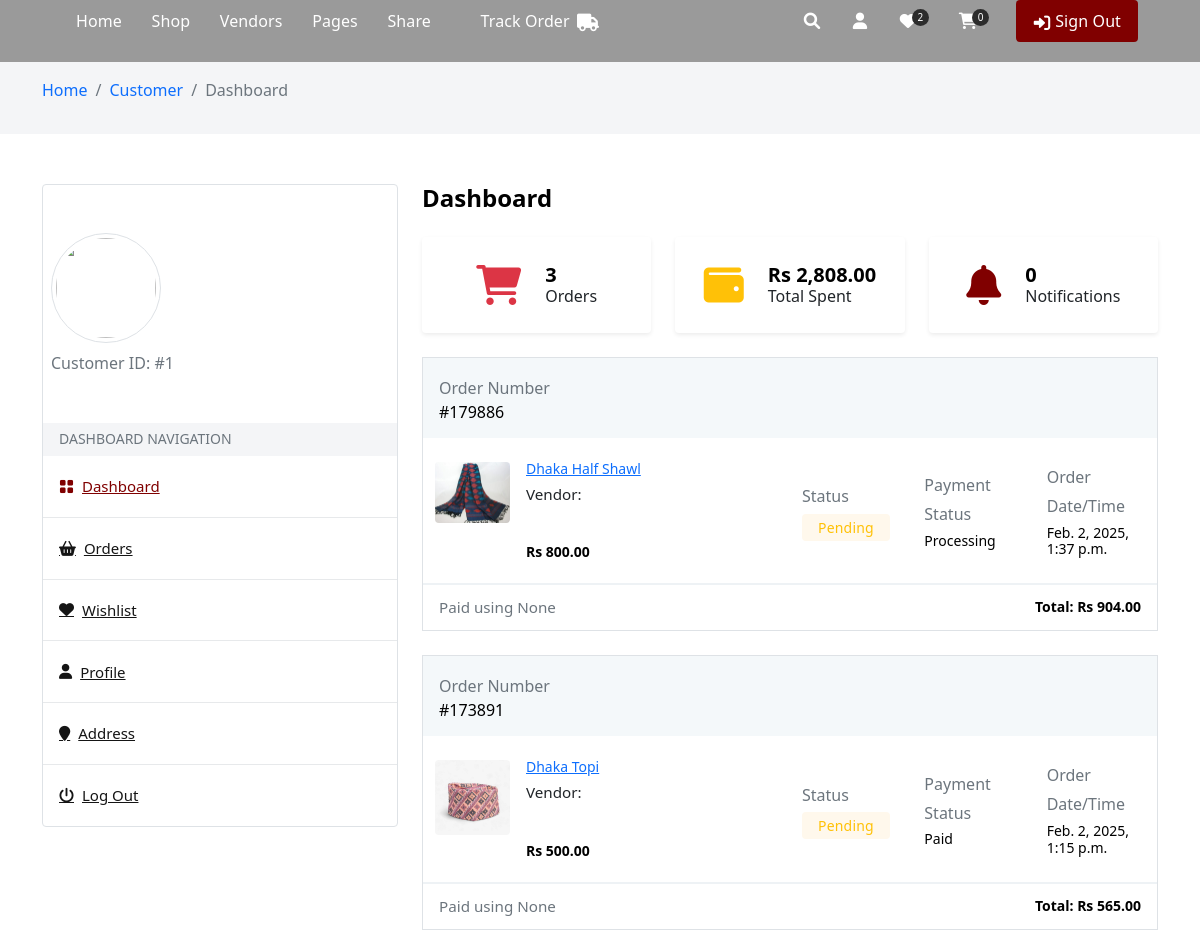
Before: /customer/dashboard/ (signed in, upper part) with the older database file.
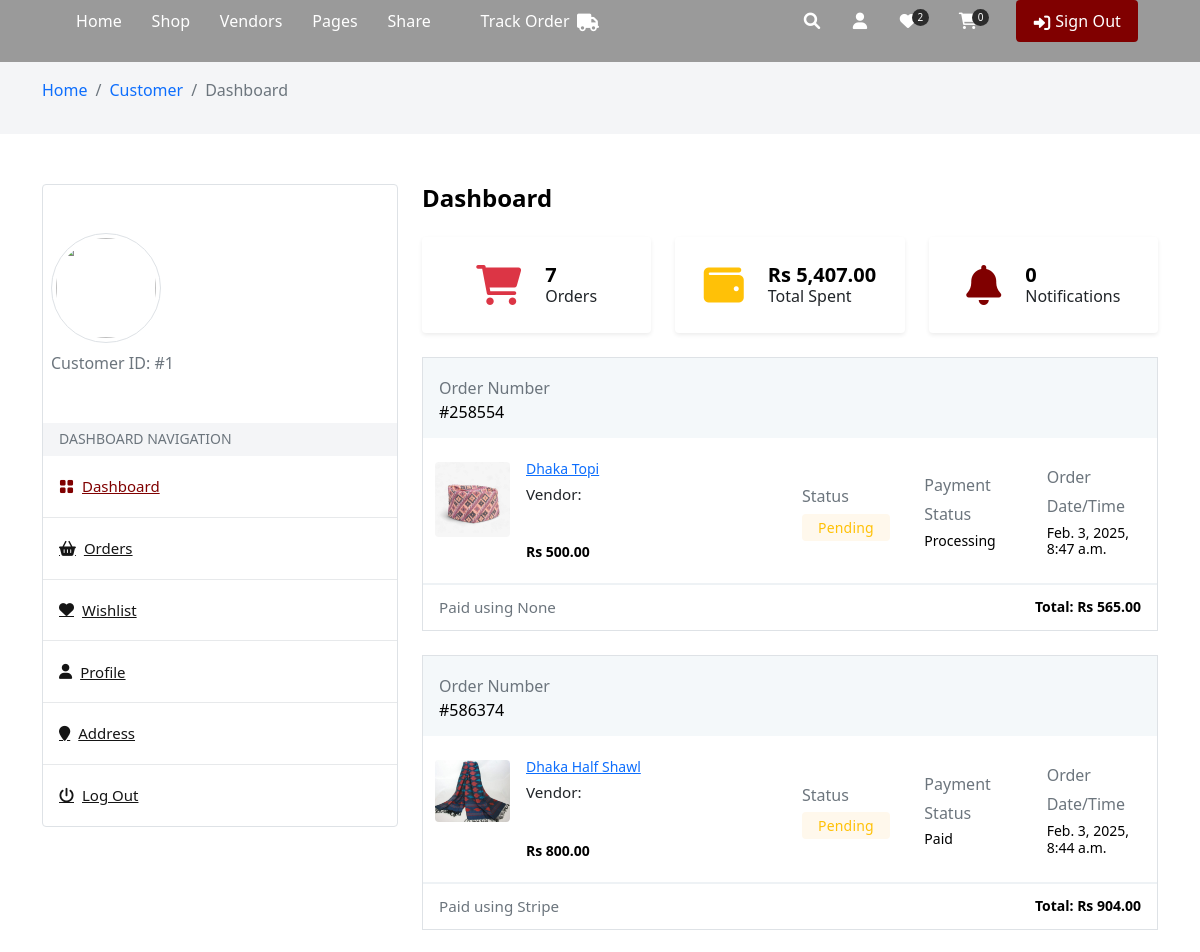
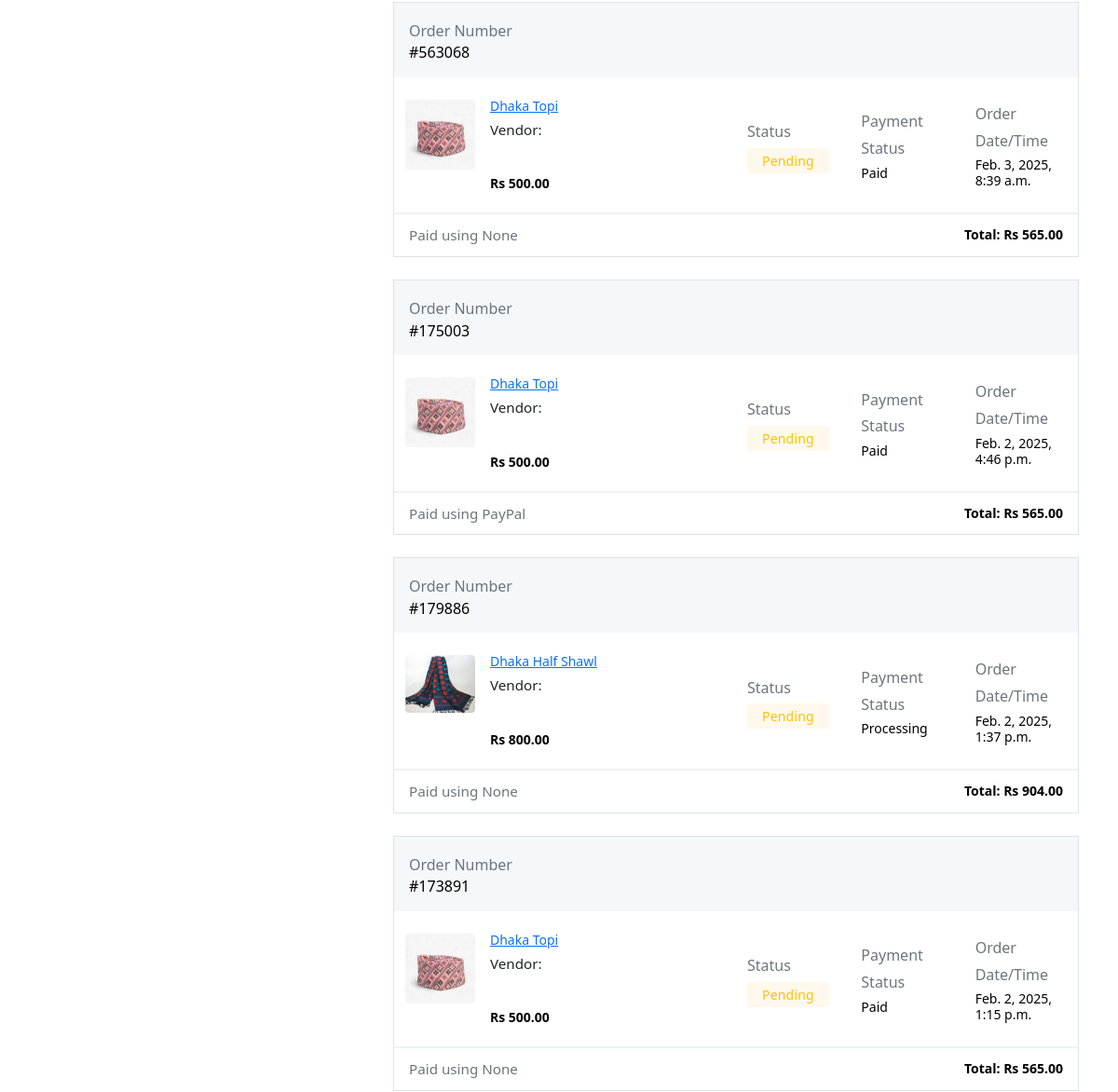
After: the same page with the newer database file (2 pictures, top to bottom).
### store/models.py (models this page shows, shortened)
class Order(models.Model):
    vendors = models.ManyToManyField(user_models.User, blank=True)
    customer = models.ForeignKey(user_models.User, on_delete=models.SET_NULL, null=True, related_name="customer", blank=True)
    sub_total = models.DecimalField(default=0.00, max_digits=12, decimal_places=2)
    shipping = models.DecimalField(default=0.00, max_digits=12, decimal_places=2)
    tax = models.DecimalField(default=0.00, max_digits=12, decimal_places=2)
    service_fee = models.DecimalField(default=0.00, max_digits=12, decimal_places=2)
    total = models.DecimalField(default=0.00, max_digits=12, decimal_places=2)
    payment_status = models.CharField(max_length=100, choices=PAYMENT_STATUS, default="Processing")
    payment_method = models.CharField(max_length=100, choices=PAYMENT_METHOD, null=True, blank=True)
    order_status = models.CharField(max_length=100, choices=ORDER_STATUS, default="Pending")
    initial_total = models.DecimalField(default=0.00, max_digits=12, decimal_places=2, help_text="The original total before")
    saved = models.DecimalField(max_digits=12, decimal_places=2, default=0.00, null=True, blank=True, help_text="Amount saved")
    address= models.ForeignKey("customer.Address", on_delete=models.SET_NULL, null=True, blank=True)
    coupons = models.ManyToManyField(Coupon, blank=True)
    order_id = ShortUUIDField(length=6, max_length=25, alphabet="1234567890")
    payment_id = models.CharField(null=True, blank=True, max_length=1000)
    date = models.DateTimeField(default=timezone.now)
    class Meta:
        verbose_name_plural = "Orders"
        ordering = ['-date']
    def order_items(self):
        return OrderItem.objects.filter(order=self)

class OrderItem(models.Model):
    order = models.ForeignKey(Order, on_delete=models.CASCADE)
    order_status = models.CharField(max_length=100, choices=ORDER_STATUS, default="Pending")
    shipping_service = models.CharField(max_length=100, choices=SHIPPING_SERVICE, null=True, blank=True)
    tracking_id = models.CharField(max_length=100, null=True, blank=True)
    product = models.ForeignKey(Product, on_delete=models.CASCADE)
    qty = models.IntegerField(default=0)
    color = models.CharField(max_length=100, null=True, blank=True)
    size = models.CharField(max_length=100, null=True, blank=True)
    price = models.DecimalField(max_digits=12, decimal_places=2, default=0.00)
    sub_total = models.DecimalField(max_digits=12, decimal_places=2, default=0.00)
    shipping = models.DecimalField(max_digits=12, decimal_places=2, default=0.00)
    tax = models.DecimalField(default=0.00, max_digits=12, decimal_places=2)
    total = models.DecimalField(max_digits=12, decimal_places=2, default=0.00)
    initial_total = models.DecimalField(max_digits=12, decimal_places=2, default=0.00, help_text="Grand total of all amounts")
    saved = models.DecimalField(max_digits=12, decimal_places=2, default=0.00, null=True, blank=True, help_text="Amount saved")
    coupon = models.ManyToManyField(Coupon, blank=True)
    applied_coupon = models.BooleanField(default=False)
    item_id = ShortUUIDField(length=6, max_length=25, alphabet="1234567890")
    vendor = models.ForeignKey(user_models.User, on_delete=models.SET_NULL, null=True, related_name="vendor_order_items", blank=True)
    date = models.DateTimeField(default=timezone.now)
    class Meta:
        ordering = ['-date']

class Product(models.Model):
    name = models.CharField(max_length=100)
    image = models.ImageField(upload_to="images", blank=True, null=True )
    description = CKEditor5Field('Text', config_name='extends')
    category = models.ForeignKey(Category, on_delete=models.SET_NULL, null=True, blank=True)
    price = models.DecimalField(max_digits=12, decimal_places=2, default=0.00, null=True, blank=True, verbose_name="Sale Price")
    regular_price = models.DecimalField(max_digits=12, decimal_places=2, default=0.00, null=True, blank=True, verbose_name="Regular Price")
    stock = models.PositiveIntegerField(default=0, null=True, blank=True)
    shipping = models.DecimalField(max_digits=12, decimal_places=2, default=0.00, null=True, blank=True, verbose_name="Shipping Amount")
    status = models.CharField(choices=STATUS, max_length=50, default="Published")
    featured = models.BooleanField(default=False, verbose_name="Marketplace Featured")
    vendor = models.ForeignKey(user_models.User, on_delete=models.SET_NULL, null=True, blank=True)
    sku = ShortUUIDField(unique=True, length=5, max_length=50, prefix="SKU", alphabet="1234567890")
    slug = models.SlugField(null=True, blank=True)
    date = models.DateTimeField(default=timezone.now)
    class Meta:
        ordering = ['-id']
        verbose_name_plural = "Products"

### customer/views.py (the view)
# urls.py: path("dashboard/", views.dashboard, name="dashboard"),
@login_required
def dashboard(request):
    orders = store_models.Order.objects.filter(customer=request.user)
    total_spent = store_models.Order.objects.filter(customer=request.user).aggregate(total = models.Sum("total"))['total']
    notis = customer_models.Notifications.objects.filter(user=request.user, seen=False)
    context = {
        "orders": orders,
        "total_spent": total_spent,
        "notis": notis,
    }
    return render(request, "customer/dashboard.html", context)

### store/context.py (called while the page is built)
def default(request):
    try:
        cart_id = request.session['cart_id']
        total_cart_items = store_models.Cart.objects.filter(cart_id=cart_id).count()
    except:
        total_cart_items = 0
    return {
        "total_cart_items": total_cart_items
    }

### templates/customer/dashboard.html (shortened to what the changed rows need)
{% extends 'partials/base.html' %} {% load static %} {% load humanize %} {% block content %}
<section class="middle">
    <div class="container">
        <div class="row align-items-start justify-content-between">
            <div class="col-12 col-md-12 col-lg-8 col-xl-8">
                <div class="row mb-4">
                    <div class="col-sm-6 col-lg-4 mb-3 mb-lg-0">
                        <div class="d-flex justify-content-center align-items-center p-4 shadow-sm rounded">
                            <div class="ms-4">
                                <div class="d-flex">
                                    <h5 class="mb-0 fw-bold">{{orders.count}}</h5>
                                </div>
                            </div>
                        </div>
                    </div>
                    <div class="col-sm-6 col-lg-4 mb-3 mb-lg-0">
                        <div class="d-flex justify-content-center align-items-center p-4 shadow-sm rounded">
                            <div class="ms-4">
                                <div class="d-flex">
                                    <h5 class="mb-0 fw-bold">Rs {{total_spent|floatformat:2|intcomma|default:"0.00"}}</h5>
                                </div>
                            </div>
                        </div>
                    </div>
                </div>
                {% for order in orders %}
                    <div class="ord_list_wrap border mb-4 mfliud">
                        <div class="ord_list_head bg-light bg-opacity-10 d-flex align-items-center justify-content-between px-3 py-3">
                            <div class="olh_flex">
                                <p class="m-0 p-0"><span class="text-muted">Order Number</span></p>
                                <h6 class="mb-0 ft-medium">#{{order.order_id}}</h6>
                            </div>
                        </div>
                        <div class="ord_list_body text-left">
                            {% for item in order.order_items.all %}
                                <div class="row align-items-center justify-content-center m-0 py-4 br-bottom">
                                    <div class="col-xl-6 col-lg-5 col-md-5 col-12">
                                        <div class="cart_single d-flex align-items-start mfliud-bot gap-3">
                                            <div class="cart_selected_single_thumb">
                                                <a href="{% url 'store:product_detail' item.product.slug %}"><img src="{{item.product.image.url}}" width="75" class="img-fluid rounded" alt="" /></a>
                                            </div>
                                            <div class="cart_single_caption pl-3">
                                                <h4 class="product_title fs-sm ft-medium mb-1 lh-1"> <a href="{% url 'store:product_detail' item.product.slug %}">{{item.product.name}}</a></h4>
                                                <p class="mb-2">
                                                    <span class="text-dark medium">Vendor: {{item.product.vendor.profile.full_name}}</span> <br />
                                                    <br>
                                                </p>
                                                <h4 class="fs-sm ft-bold mb-0 lh-1">Rs {{item.price}}</h4>
                                            </div>
                                        </div>
                                    </div>
                                    <div class="col-xl-2 col-lg-3 col-md-3 col-6">
                                        <p class="mb-1 p-0"><span class="text-muted">Status</span></p>
                                        <div class="delv_status"><span class="ft-medium small text-warning bg-light-warning rounded px-3 py-1">{{order.order_status}}</span></div>
                                    </div>
                                    <div class="col-xl-2 col-lg-4 col-md-4 col-6">
                                        <p class="mb-1 p-0"><span class="text-muted">Payment Status</span></p>
                                        <h6 class="mb-0 ft-medium fs-sm">{{order.payment_status}}</h6>
                                    </div>
                                    <div class="col-xl-2 col-lg-4 col-md-4 col-6">
                                        <p class="mb-1 p-0"><span class="text-muted">Order Date/Time</span></p>
                                        <h6 class="mb-0 ft-medium fs-sm">{{order.date}}</h6>
                                    </div>
                                </div>
                            {% endfor %}
                        </div>
                        <div class="ord_list_footer d-flex align-items-center justify-content-between br-top px-3">
                            <div class="col-xl-12 pr-0 py-2 olf_flex d-flex align-items-center justify-content-between">
                                <div class="olf_flex_inner hide_mob">
                                    <p class="m-0 p-0"><span class="text-muted medium">Paid using {{order.payment_method}}</span></p>
                                </div>
                                <div class="float-end"><h5 class="mb-0 fs-sm ft-bold">Total: Rs {{order.total|floatformat:2|intcomma}}</h5></div>
                            </div>
                        </div>
                    </div>
                {% empty %}
                <p>No orders yet</p>
                {% endfor %}
            </div>
        </div>
    </div>
</section>
{% endblock content %}

Changed rows visible on the page:
added Order: order_id "258554", order_status "Pending", payment_status "Processing", date "Feb. 3, 2025, 8:47 a.m.", payment_method "None", total "565.00"
added OrderItem: product.image (picture), product.name "Dhaka Topi", price "500.00", shown under "258554"
added Order: order_id "586374", order_status "Pending", payment_status "Paid", date "Feb. 3, 2025, 8:44 a.m.", payment_method "Stripe", total "904.00"
added OrderItem: product.image (picture), product.name "Dhaka Half Shawl", price "800.00", shown under "586374"
added Order: order_id "563068", order_status "Pending", payment_status "Paid", date "Feb. 3, 2025, 8:39 a.m.", payment_method "None", total "565.00"
added OrderItem: product.image (picture), product.name "Dhaka Topi", price "500.00", shown under "563068"
added Order: order_id "175003", order_status "Pending", payment_status "Paid", date "Feb. 2, 2025, 4:46 p.m.", payment_method "PayPal", total "565.00"
added OrderItem: product.image (picture), product.name "Dhaka Topi", price "500.00", shown under "175003"
Other visible differences:
{{ orders.count }}: "3" → "7"
{{ total_spent|floatformat:2|intcomma|default:"0.00" }}: "2,808.00" → "5,407.00"
